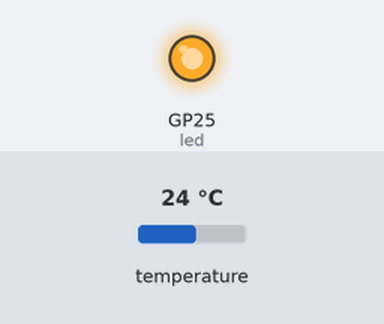
This program was run on a simulated Raspberry Pi Pico running CircuitPython. Parts: output pins drawn as LEDs (lit = HIGH). The inputs (shaded band) are chosen by the test bench; at power-on: temperature 24 °C. What the program prints to the serial console is not drawn.

Above: at 0.1 s.
Timing chart, 0 to 1.6 s (numbered marks = the images above):
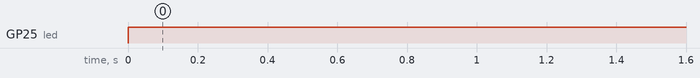

Measured:
- by itself, GP25 (led): LOW → HIGH at 0.00 s

The program:

v1.py
```python
import board
import digitalio
from adafruit_onewire.bus import OneWireBus
from adafruit_ds18x20 import DS18X20

# Built in LED
led = digitalio.DigitalInOut(board.LED)
led.direction = digitalio.Direction.OUTPUT

ow_bus = OneWireBus(board.GP0)
sens1 = DS18X20(ow_bus, ow_bus.scan()[0])
while True:
    led.value = True
    print("sensor 1: " + str(sens1.temperature))
```
